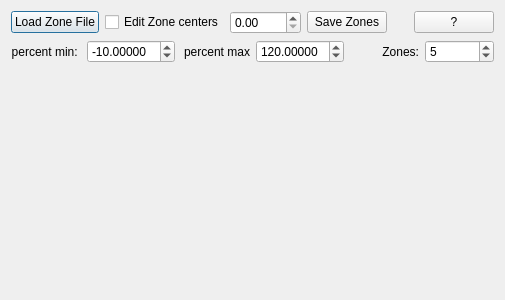
<?xml version="1.0" encoding="UTF-8"?>
<ui version="4.0">
 <class>percentCorrectionDlg</class>
 <widget class="QDialog" name="percentCorrectionDlg">
  <property name="geometry">
   <rect>
    <x>0</x>
    <y>0</y>
    <width>505</width>
    <height>300</height>
   </rect>
  </property>
  <property name="windowTitle">
   <string>percent correction</string>
  </property>
  <layout class="QVBoxLayout" name="verticalLayout">
   <item>
    <layout class="QHBoxLayout" name="horizontalLayout_2">
     <item>
      <widget class="QPushButton" name="loadZones">
       <property name="text">
        <string>Load Zone File</string>
       </property>
      </widget>
     </item>
     <item>
      <widget class="QCheckBox" name="editEnable">
       <property name="text">
        <string>Edit Zone centers</string>
       </property>
      </widget>
     </item>
     <item>
      <widget class="QDoubleSpinBox" name="zoneValue">
       <property name="maximum">
        <double>2000.000000000000000</double>
       </property>
       <property name="singleStep">
        <double>0.100000000000000</double>
       </property>
      </widget>
     </item>
     <item>
      <widget class="QPushButton" name="saveZones">
       <property name="text">
        <string>Save Zones</string>
       </property>
      </widget>
     </item>
     <item>
      <spacer name="horizontalSpacer">
       <property name="orientation">
        <enum>Qt::Horizontal</enum>
       </property>
       <property name="sizeHint" stdset="0">
        <size>
         <width>40</width>
         <height>20</height>
        </size>
       </property>
      </spacer>
     </item>
     <item>
      <widget class="QPushButton" name="help">
       <property name="toolTip">
        <string>&lt;html&gt;&lt;head/&gt;&lt;body&gt;&lt;p&gt;This assumes the surface is a figure of revolution that matches the average profile.&lt;/p&gt;&lt;p&gt;It computes the slope of the average profile and compares it to the ideal slope for the conic desired. If the slope matches the expected value the percentage will be 100 percent. &lt;/p&gt;&lt;p&gt;This is only good for desired conics of -1. &lt;/p&gt;&lt;p&gt;The first 5% radius of the surface is ignored because the desired slope there is 0 to very small which creates invalid data.&lt;/p&gt;&lt;/body&gt;&lt;/html&gt;</string>
       </property>
       <property name="text">
        <string>?</string>
       </property>
      </widget>
     </item>
    </layout>
   </item>
   <item>
    <layout class="QHBoxLayout" name="horizontalLayout">
     <item>
      <widget class="QLabel" name="label_2">
       <property name="text">
        <string>percent min: </string>
       </property>
       <property name="alignment">
        <set>Qt::AlignRight|Qt::AlignTrailing|Qt::AlignVCenter</set>
       </property>
      </widget>
     </item>
     <item>
      <widget class="QDoubleSpinBox" name="minvalue">
       <property name="decimals">
        <number>5</number>
       </property>
       <property name="minimum">
        <double>-500.000000000000000</double>
       </property>
       <property name="maximum">
        <double>500.000000000000000</double>
       </property>
       <property name="singleStep">
        <double>10.000000000000000</double>
       </property>
       <property name="value">
        <double>-10.000000000000000</double>
       </property>
      </widget>
     </item>
     <item>
      <widget class="QLabel" name="label_3">
       <property name="text">
        <string>percent max</string>
       </property>
       <property name="alignment">
        <set>Qt::AlignRight|Qt::AlignTrailing|Qt::AlignVCenter</set>
       </property>
      </widget>
     </item>
     <item>
      <widget class="QDoubleSpinBox" name="maxvalue">
       <property name="decimals">
        <number>5</number>
       </property>
       <property name="minimum">
        <double>-500.000000000000000</double>
       </property>
       <property name="maximum">
        <double>500.000000000000000</double>
       </property>
       <property name="singleStep">
        <double>10.000000000000000</double>
       </property>
       <property name="value">
        <double>120.000000000000000</double>
       </property>
      </widget>
     </item>
     <item>
      <widget class="QLabel" name="label_4">
       <property name="text">
        <string>Zones:</string>
       </property>
       <property name="alignment">
        <set>Qt::AlignRight|Qt::AlignTrailing|Qt::AlignVCenter</set>
       </property>
      </widget>
     </item>
     <item>
      <widget class="QSpinBox" name="numberOfZones">
       <property name="minimum">
        <number>0</number>
       </property>
       <property name="maximum">
        <number>1000</number>
       </property>
       <property name="value">
        <number>5</number>
       </property>
      </widget>
     </item>
    </layout>
   </item>
   <item>
    <widget class="QwtPlot" name="plot" native="true">
     <property name="toolTip">
      <string extracomment="This assumes the surface is a figure of revolution that matches the average profile. It computes the slope of the average profile and compares it to the ideal slope for the conic desired. If the slope matches the expected value the percentage will be 100 percent.  This is only good for desired conics of -1. It also ignores any attempt to change the ROC using defocus. Sorry. The first 5% radius of the surface is ignored because the desired slope there is 0 to very small which creates invalid data."/>
     </property>
    </widget>
   </item>
   <item>
    <widget class="QDialogButtonBox" name="buttonBox">
     <property name="orientation">
      <enum>Qt::Horizontal</enum>
     </property>
     <property name="standardButtons">
      <set>QDialogButtonBox::NoButton</set>
     </property>
     <property name="centerButtons">
      <bool>true</bool>
     </property>
    </widget>
   </item>
  </layout>
 </widget>
 <customwidgets>
  <customwidget>
   <class>QwtPlot</class>
   <extends>QWidget</extends>
   <header location="global">qwt_plot.h</header>
   <container>1</container>
  </customwidget>
 </customwidgets>
 <resources/>
 <connections>
  <connection>
   <sender>buttonBox</sender>
   <signal>accepted()</signal>
   <receiver>percentCorrectionDlg</receiver>
   <slot>accept()</slot>
   <hints>
    <hint type="sourcelabel">
     <x>248</x>
     <y>254</y>
    </hint>
    <hint type="destinationlabel">
     <x>157</x>
     <y>274</y>
    </hint>
   </hints>
  </connection>
  <connection>
   <sender>buttonBox</sender>
   <signal>rejected()</signal>
   <receiver>percentCorrectionDlg</receiver>
   <slot>reject()</slot>
   <hints>
    <hint type="sourcelabel">
     <x>316</x>
     <y>260</y>
    </hint>
    <hint type="destinationlabel">
     <x>286</x>
     <y>274</y>
    </hint>
   </hints>
  </connection>
 </connections>
</ui>
